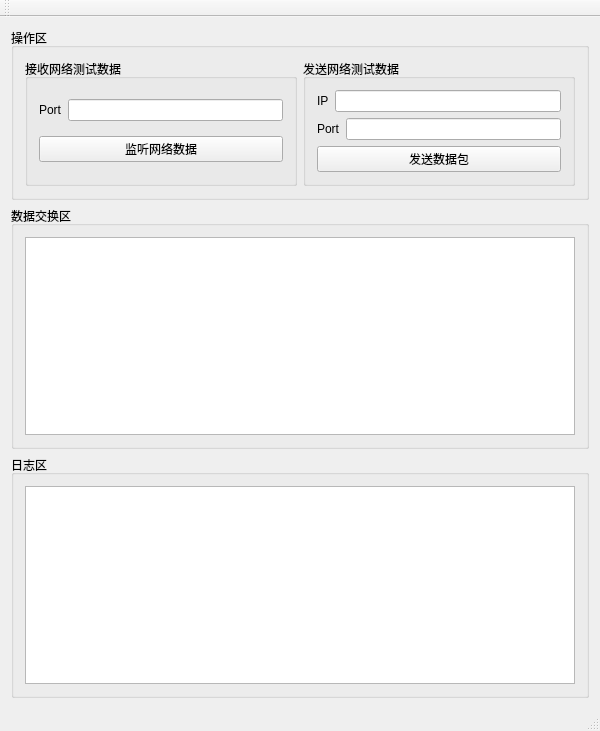
<?xml version="1.0" encoding="UTF-8"?>
<ui version="4.0">
 <class>NetTesterClass</class>
 <widget class="QMainWindow" name="NetTesterClass">
  <property name="geometry">
   <rect>
    <x>0</x>
    <y>0</y>
    <width>600</width>
    <height>731</height>
   </rect>
  </property>
  <property name="windowTitle">
   <string>NetTester</string>
  </property>
  <widget class="QWidget" name="centralWidget">
   <layout class="QVBoxLayout" name="verticalLayout_3">
    <item>
     <widget class="QGroupBox" name="groupBoxOperation">
      <property name="title">
       <string>操作区</string>
      </property>
      <layout class="QHBoxLayout" name="horizontalLayout_4">
       <item>
        <widget class="QGroupBox" name="groupBoxReceive">
         <property name="title">
          <string>接收网络测试数据</string>
         </property>
         <layout class="QVBoxLayout" name="verticalLayout_2">
          <item>
           <layout class="QHBoxLayout" name="horizontalLayout_5">
            <item>
             <widget class="QLabel" name="label_2">
              <property name="text">
               <string>Port</string>
              </property>
             </widget>
            </item>
            <item>
             <widget class="QLineEdit" name="editPort"/>
            </item>
           </layout>
          </item>
          <item>
           <widget class="QPushButton" name="buttonListenTCP">
            <property name="text">
             <string>监听网络数据</string>
            </property>
           </widget>
          </item>
         </layout>
        </widget>
       </item>
       <item>
        <widget class="QGroupBox" name="groupBoxSend">
         <property name="title">
          <string>发送网络测试数据</string>
         </property>
         <layout class="QVBoxLayout" name="verticalLayout">
          <item>
           <layout class="QHBoxLayout" name="horizontalLayout">
            <item>
             <widget class="QLabel" name="label">
              <property name="text">
               <string>IP</string>
              </property>
             </widget>
            </item>
            <item>
             <widget class="QLineEdit" name="editSendIP"/>
            </item>
           </layout>
          </item>
          <item>
           <layout class="QHBoxLayout" name="horizontalLayout_9">
            <item>
             <widget class="QLabel" name="label_3">
              <property name="text">
               <string>Port</string>
              </property>
             </widget>
            </item>
            <item>
             <widget class="QLineEdit" name="editSendPort"/>
            </item>
           </layout>
          </item>
          <item>
           <widget class="QPushButton" name="buttonSendTCP">
            <property name="text">
             <string>发送数据包</string>
            </property>
           </widget>
          </item>
         </layout>
        </widget>
       </item>
      </layout>
     </widget>
    </item>
    <item>
     <widget class="QGroupBox" name="groupBox">
      <property name="title">
       <string>数据交换区</string>
      </property>
      <layout class="QVBoxLayout" name="verticalLayout_8">
       <item>
        <widget class="QPlainTextEdit" name="plainTextEditData"/>
       </item>
      </layout>
     </widget>
    </item>
    <item>
     <widget class="QGroupBox" name="groupBoxLog">
      <property name="title">
       <string>日志区</string>
      </property>
      <layout class="QHBoxLayout" name="horizontalLayout_3">
       <item>
        <widget class="QPlainTextEdit" name="plainTextEditLog"/>
       </item>
      </layout>
     </widget>
    </item>
   </layout>
  </widget>
  <widget class="QMenuBar" name="menuBar">
   <property name="geometry">
    <rect>
     <x>0</x>
     <y>0</y>
     <width>600</width>
     <height>26</height>
    </rect>
   </property>
  </widget>
  <widget class="QToolBar" name="mainToolBar">
   <attribute name="toolBarArea">
    <enum>TopToolBarArea</enum>
   </attribute>
   <attribute name="toolBarBreak">
    <bool>false</bool>
   </attribute>
  </widget>
  <widget class="QStatusBar" name="statusBar"/>
 </widget>
 <layoutdefault spacing="6" margin="11"/>
 <resources>
  <include location="NetTester.qrc"/>
 </resources>
 <connections/>
</ui>
